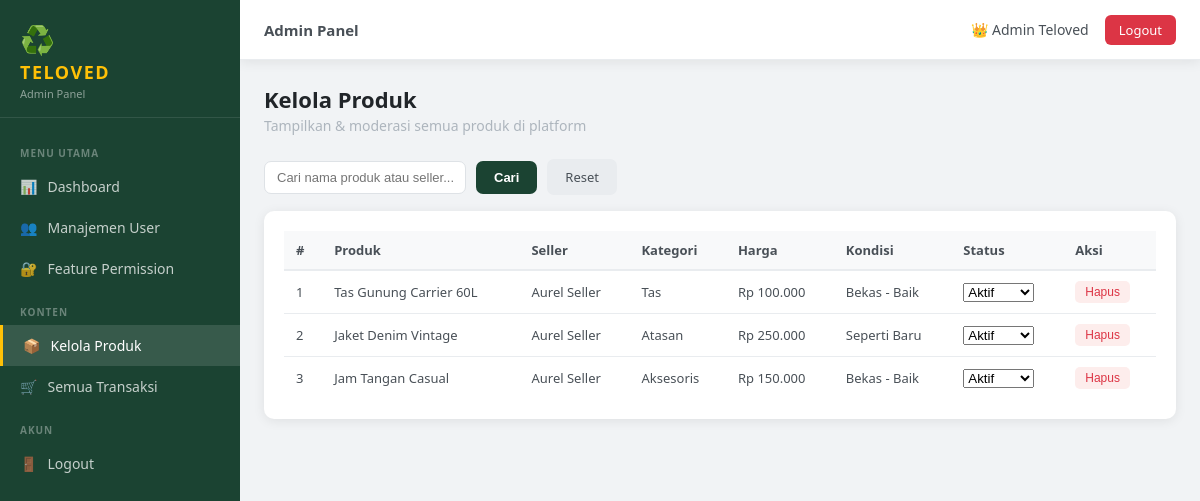
/admin/products.php (signed in), run on the app's committed database.
### tables this page shows
CREATE TABLE products (
    id INT AUTO_INCREMENT PRIMARY KEY,
    seller_id INT NOT NULL,
    category_id INT DEFAULT NULL,
    name VARCHAR(200) NOT NULL,
    description TEXT,
    price DECIMAL(12,2) NOT NULL,
    condition_type ENUM('Baru','Seperti Baru','Bekas - Baik','Bekas - Cukup') DEFAULT 'Bekas - Baik',
    stock INT DEFAULT 1,
    status ENUM('active','inactive','sold') DEFAULT 'active',
    images TEXT COMMENT 'JSON array of image filenames',
    created_at TIMESTAMP DEFAULT CURRENT_TIMESTAMP,
    updated_at TIMESTAMP DEFAULT CURRENT_TIMESTAMP ON UPDATE CURRENT_TIMESTAMP,
    FOREIGN KEY (seller_id) REFERENCES users(id) ON DELETE CASCADE,
    FOREIGN KEY (category_id) REFERENCES categories(id) ON DELETE SET NULL
);

CREATE TABLE users (
    id INT AUTO_INCREMENT PRIMARY KEY,
    name VARCHAR(100) NOT NULL,
    email VARCHAR(150) NOT NULL UNIQUE,
    password VARCHAR(255) NOT NULL,
    role ENUM('buyer','seller','admin') NOT NULL DEFAULT 'buyer',
    phone VARCHAR(20),
    address TEXT,
    profile_photo VARCHAR(255) DEFAULT NULL,
    is_active TINYINT(1) DEFAULT 1,
    api_key VARCHAR(64) DEFAULT NULL,
    deleted_at TIMESTAMP NULL DEFAULT NULL,
    deletion_reason TEXT NULL,
    created_at TIMESTAMP DEFAULT CURRENT_TIMESTAMP,
    updated_at TIMESTAMP DEFAULT CURRENT_TIMESTAMP ON UPDATE CURRENT_TIMESTAMP
);

CREATE TABLE categories (
    id INT AUTO_INCREMENT PRIMARY KEY,
    name VARCHAR(100) NOT NULL,
    slug VARCHAR(100) NOT NULL UNIQUE,
    icon VARCHAR(10) DEFAULT '🛍️',
    created_at TIMESTAMP DEFAULT CURRENT_TIMESTAMP
);

### includes/config.php (called while the page is built, shortened)
<?php
function formatRupiah($amount) {
    return 'Rp ' . number_format($amount, 0, ',', '.');
}

### admin/products.php (the view, shortened to what this page needs)
<?php
require_once '../includes/config.php';
$db = getDB();
$search = trim($_GET['search'] ?? '');
$where = ''; $params = [];
$stmt = $db->prepare("SELECT p.*, u.name as seller_name, c.name as cat_name FROM products p
    JOIN users u ON u.id = p.seller_id LEFT JOIN categories c ON c.id = p.category_id
    $where ORDER BY p.created_at DESC");
$stmt->execute($params);
$products = $stmt->fetchAll();
?>
<!DOCTYPE html>
<html lang="id">
<head>
    <link rel="stylesheet" href="../assets/css/admin.css">
</head>
<body>
    <?php include 'partials/sidebar.php'; ?>
    <div class="admin-content">
        <?php include 'partials/topbar.php'; ?>
        <main class="main-area">
            <div class="page-header">
                <div><h1>Kelola Produk</h1><p>Tampilkan & moderasi semua produk di platform</p></div>
            </div>
            <form method="GET" class="filter-bar">
                <input type="text" name="search" placeholder="Cari nama produk atau seller..." value="<?= htmlspecialchars($search) ?>">
                <button type="submit" class="btn-primary">Cari</button>
                <a href="products.php" class="btn-secondary">Reset</a>
            </form>
            <div class="section-card">
                <table class="data-table">
                    <thead><tr><th>#</th><th>Produk</th><th>Seller</th><th>Kategori</th><th>Harga</th><th>Kondisi</th><th>Status</th><th>Aksi</th></tr></thead>
                    <tbody>
                        <?php if (empty($products)): ?>
                        <tr><td colspan="8" class="empty-row">Tidak ada produk.</td></tr>
                        <?php else: foreach ($products as $i => $p): ?>
                        <tr>
                            <td><?= $i+1 ?></td>
                            <td><?= htmlspecialchars($p['name']) ?></td>
                            <td><?= htmlspecialchars($p['seller_name']) ?></td>
                            <td><?= htmlspecialchars($p['cat_name'] ?? '-') ?></td>
                            <td><?= formatRupiah($p['price']) ?></td>
                            <td><?= htmlspecialchars($p['condition_type']) ?></td>
                            <td>
                                <form method="POST" style="display:inline">
                                    <select name="status" onchange="this.form.submit()">
                                        <option value="active" <?= $p['status']==='active'?'selected':'' ?>>Aktif</option>
                                    </select>
                                </form>
                            </td>
                            <td class="action-cell">
                                <form method="POST" style="display:inline" onsubmit="return confirm('Hapus produk ini?')">
                                    <button type="submit" class="btn-sm btn-delete">Hapus</button>
                                </form>
                            </td>
                        </tr>
                        <?php endforeach; endif; ?>
                    </tbody>
                </table>
            </div>
        </main>
    </div>
</body>
</html>

### assets/css/admin.css (style rules this page uses)
* { margin: 0; padding: 0; box-sizing: border-box; }
:root { --primary: #1B4332; --primary-light: #2D6A4F; --accent: #FFC107; --white: #FFFFFF; --gray-50: #F8F9FA; --gray-100: #F1F3F5; --gray-200: #E9ECEF; --gray-300: #DEE2E6; --gray-500: #ADB5BD; --gray-700: #495057; --gray-900: #212529; --danger: #DC3545; --success: #198754; --warning: #FFC107; --sidebar-w: 240px; --topbar-h: 60px; --radius: 10px; --shadow: 0 2px 12px rgba(0,0,0,0.08); }
body { font-family: 'Segoe UI', system-ui, sans-serif; background: var(--gray-100); display: flex; min-height: 100vh; }
.admin-content { margin-left: var(--sidebar-w); flex: 1; min-height: 100vh; display: flex; flex-direction: column; }
.main-area { padding: 24px; flex: 1; }
.page-header { display: flex; align-items: flex-start; justify-content: space-between; margin-bottom: 24px; flex-wrap: wrap; gap: 12px; }
.page-header h1 { font-size: 22px; font-weight: 700; color: var(--gray-900); }
.page-header p { font-size: 14px; color: var(--gray-500); margin-top: 2px; }
.section-card { background: var(--white); border-radius: var(--radius); padding: 20px; box-shadow: var(--shadow); margin-bottom: 20px; }
.data-table { width: 100%; border-collapse: collapse; font-size: 13px; }
.data-table th { padding: 10px 12px; text-align: left; background: var(--gray-50); border-bottom: 2px solid var(--gray-200); font-weight: 600; color: var(--gray-700); white-space: nowrap; }
.data-table td { padding: 10px 12px; border-bottom: 1px solid var(--gray-200); color: var(--gray-700); vertical-align: middle; }
.data-table tr:last-child td { border-bottom: none; }
.btn-primary { padding: 9px 18px; background: var(--primary); color: var(--white); border: none; border-radius: 7px; font-size: 13px; font-weight: 600; cursor: pointer; text-decoration: none; display: inline-block; transition: background 0.2s; }
.btn-secondary { padding: 9px 18px; background: var(--gray-200); color: var(--gray-700); border: none; border-radius: 7px; font-size: 13px; font-weight: 500; cursor: pointer; text-decoration: none; display: inline-block; }
.btn-sm { padding: 4px 10px; border-radius: 5px; font-size: 12px; font-weight: 500; cursor: pointer; border: none; text-decoration: none; display: inline-block; }
.btn-delete { background: #FDEDEC; color: var(--danger); }
.action-cell { white-space: nowrap; }
.filter-bar { display: flex; gap: 10px; flex-wrap: wrap; margin-bottom: 16px; align-items: center; }
.filter-bar input, .filter-bar select { padding: 8px 12px; border: 1.5px solid var(--gray-300); border-radius: 7px; font-size: 13px; outline: none; min-width: 180px; }

### data on the page
products: name "Tas Gunung Carrier 60L", seller.name "Aurel Seller", category.name "Tas", price "Rp 100.000", condition_type "Bekas - Baik", status "Aktif"
products: name "Jaket Denim Vintage", seller.name "Aurel Seller", category.name "Atasan", price "Rp 250.000", condition_type "Seperti Baru", status "Aktif"
products: name "Jam Tangan Casual", seller.name "Aurel Seller", category.name "Aksesoris", price "Rp 150.000", condition_type "Bekas - Baik", status "Aktif"

### other printed values
$pageTitle "Admin Panel"
$_SESSION['user']['name'] "Admin Teloved"
